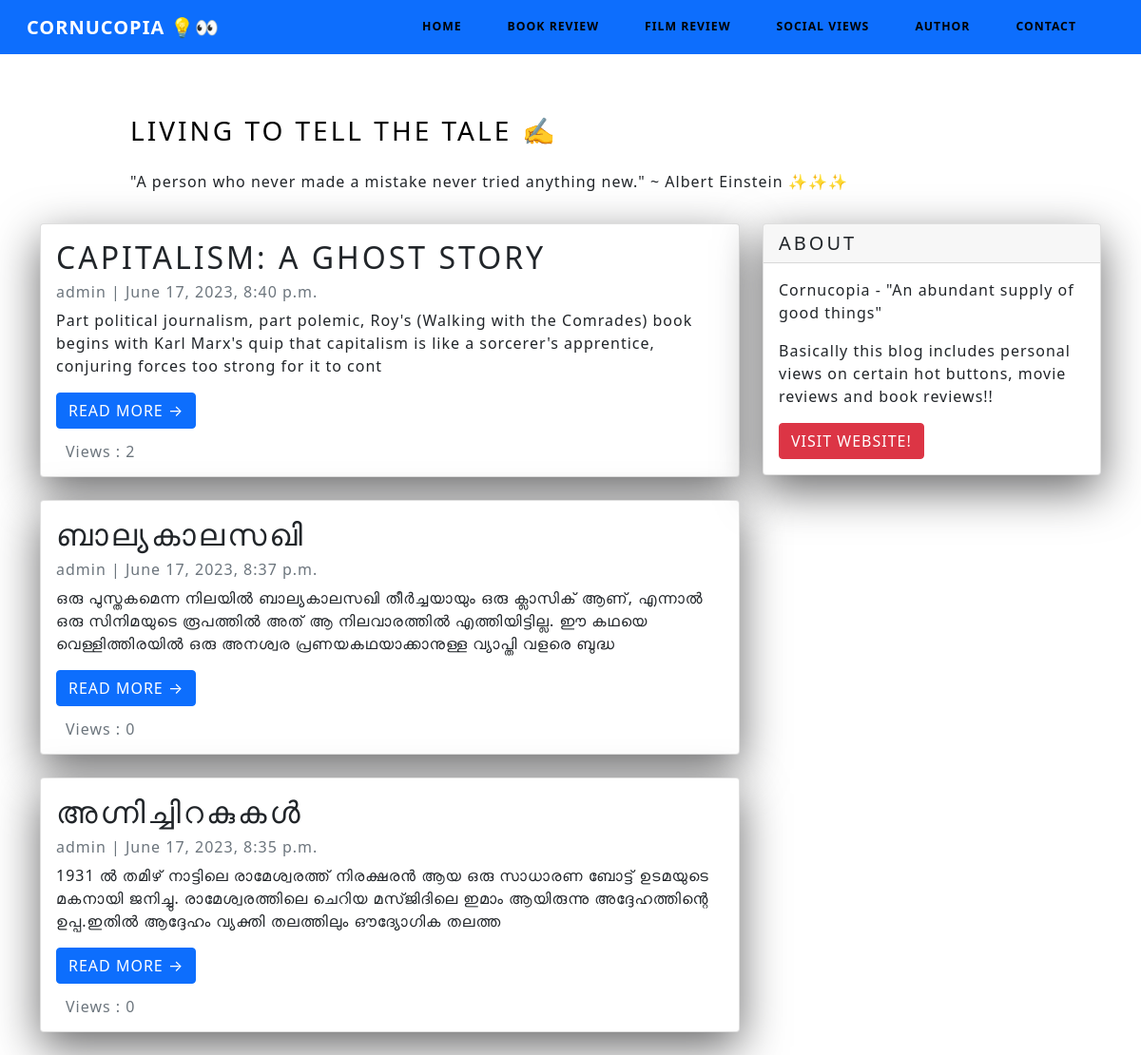
Screenshot of /book.html with the database file from the repository.
### App/models.py (models this page shows)
class Post(models.Model):
    title = models.CharField(max_length = 200, unique=True)
    slug = models.SlugField(max_length = 200, unique=True)
    author = models.ForeignKey(User, on_delete=models.CASCADE, related_name='blog_posts')
    created_on = models.DateTimeField(auto_now_add=True)
    updated_on = models.DateTimeField(auto_now_add=True)
    content = models.TextField()
    status = models.IntegerField(choices=STATUS, default=0)
    image = models.ImageField(upload_to='media/', blank=True, null=True)
    type = models.CharField(max_length=20, choices=TYPE_CHOICES, default='general')
    view_count = models.PositiveIntegerField(default=0)

### App/views.py (the view)
# urls.py: path('book.html', views.NavB.as_view(), name='book'),
class NavB(generic.ListView):
    queryset = Post.objects.filter(status=1).order_by('-created_on')
    template_name = 'book.html'

### App/templates/book.html (shortened to what this page needs)
{% extends "base.html" %}
{% block content %}
<header class="masthead">
  <div class="container">
    <div class="row">
      <div class=" col-md-8 col-md-10 mx-auto">
        <div class="site-heading">
          <h3 class=" site-heading my-4 mt-3 text-black"> Living to tell the tale ✍️ </h3>
          <p class="text-dark">"A person who never made a mistake never tried anything new." ~ Albert Einstein ✨✨✨ </p>
        </div>
      </div>
    </div>
  </div>
</header>
<div class="container">
  <div class="row">
    <div class="col-md-8 mt-3 left">
      {% for post in post_list %}
      {% if post.type == 'book' %}
      <div class="card mb-4">
        <div class="card-body">
          <h2 class="card-title">{{ post.title }}</h2>
          <p class="card-text text-muted h6">{{ post.author }} | {{ post.created_on}} </p>
          <p class="card-text">{{post.content|slice:":200"}}</p>
          <a href="{% url 'post_detail' post.slug  %}" class="btn btn-primary" onclick="incrementCounter('{{ post.id }}')">Read More &rarr;</a>
          <p class="card-text text-muted h6" style="margin-top: 15px;margin-left: 10px;">Views : {{ post.view_count }}</p>
        </div>
      </div>
      {% endif %}
      {% endfor %}
    </div>
    {% block sidebar %}
    {% include 'sidebar.html' %}
    {% endblock sidebar %}
  </div>
</div>
{%endblock%}

### App/templates/base.html (shortened to what this page needs)
{% load static %}
<!DOCTYPE html>
<html>
<head>
  <link rel="stylesheet" href="https://cdn.jsdelivr.net/npm/bootswatch@4.5.2/dist/lux/bootstrap.min.css">
  <link rel="stylesheet" href="https://cdn.jsdelivr.net/npm/bootstrap-icons@1.10.2/font/bootstrap-icons.css">
  <link rel="stylesheet" href="https://cdn.jsdelivr.net/npm/@fortawesome/fontawesome-free@6.2.1/css/fontawesome.min.css">
  <link rel="stylesheet" href="https://cdnjs.cloudflare.com/ajax/libs/font-awesome/4.7.0/css/font-awesome.min.css">
</head>
<body>
<div class="navbar-container" style="margin-bottom: 30px;">
  <nav class="navbar navbar-expand-lg navbar-dark bg-primary navbar-collapse" id="mainNav">
    <div class="container-fluid">
      <a class="navbar-brand" href="{% url 'home' %}">Cornucopia 💡👀</a>
      <div class="collapse navbar-collapse" id="navbarResponsive">
        <ul class="navbar-nav ml-auto">
          <li class="nav-item text-black">
            <a class="nav-link text-black font-weight-bold" href="{% url 'home' %}">Home</a>
          </li>
          <li class="nav-item text-black">
            <a class="nav-link text-black font-weight-bold" href="{% url 'book' %}">Book Review</a>
          </li>
          <li class="nav-item text-black">
            <a class="nav-link text-black font-weight-bold" href="{% url 'film' %}">Film Review</a>
          </li>
          <li class="nav-item text-black">
            <a class="nav-link text-black font-weight-bold" href="{% url 'general' %}">Social Views</a>
          </li>
          <li class="nav-item text-black">
            <a class="nav-link text-black font-weight-bold" href="{% url 'author' %}">Author</a>
          </li>
          <li class="nav-item text-black">
            <a class="nav-link text-black font-weight-bold" href="{% url 'contact' %}">Contact</a>
          </li>
        </ul>
      </div>
    </div>
  </nav>
</div>
  {% block content %}{% endblock content %}
<link href="https://stackpath.bootstrapcdn.com/bootstrap/5.1.0/css/bootstrap.min.css" rel="stylesheet">
</body>
</html>

### App/templates/sidebar.html (shortened to what this page needs)
{% block sidebar %}
<div class="col-md-4 float-right">
  <div class="card my-3">
    <h5 class="card-header">About</h5>
    <div class="card-body">
      <p class="card-text"> Cornucopia - "An abundant supply of good things"</p>
      <p>Basically this blog includes personal views on certain hot buttons, movie reviews and book reviews!!</p>
      <a href="https://ajithv-portfolio.web.app" class="btn btn-danger">Visit Website!</a>
    </div>
  </div>
</div>
{% endblock sidebar %}

### App/templates/base.html (style rules this page uses)
.navbar-container { height: 75px; }
.navbar-brand { padding: 0; }
.navbar-nav { margin-left: auto; }
.nav-link { padding: 0.5rem 1rem; color: #000; transition: color 0.3s ease; }

### App/templates/sidebar.html (style rules this page uses)
.card { box-shadow: 0 16px 48px #6a6a6b; }

### rows the page displays
Post: title "CAPITALISM: A GHOST STORY", author "admin", created_on "June 17, 2023, 8:40 p.m.", content "Part political journalism, part polemic, Roy's (Walking with the Comrades) book begins with Karl Marx's quip that capitalism is like a sorcerer's apprentice, conjuring forces too strong for it to cont", view_count "2"
Post: title "ബാല്യകാലസഖി", author "admin", created_on "June 17, 2023, 8:37 p.m.", content "ഒരു പുസ്തകമെന്ന നിലയിൽ ബാല്യകാലസഖി തീർച്ചയായും ഒരു ക്ലാസിക് ആണ്, എന്നാൽ ഒരു സിനിമയുടെ രൂപത്തിൽ അത് ആ നിലവാരത്തിൽ എത്തിയിട്ടില്ല. ഈ കഥയെ വെള്ളിത്തിരയിൽ ഒരു അനശ്വര പ്രണയകഥയാക്കാനുള്ള വ്യാപ്തി വളരെ ബുദ്ധ", view_count "0"
Post: title "അഗ്നിച്ചിറകുകൾ", author "admin", created_on "June 17, 2023, 8:35 p.m.", content "1931 ൽ തമിഴ് നാട്ടിലെ രാമേശ്വരത്ത് നിരക്ഷരൻ ആയ ഒരു സാധാരണ ബോട്ട് ഉടമയുടെ മകനായി ജനിച്ചു. രാമേശ്വരത്തിലെ ചെറിയ മസ്ജിദിലെ ഇമാം ആയിരുന്നു അദ്ദേഹത്തിന്റെ ഉപ്പ.ഇതിൽ ആദ്ദേഹം വ്യക്തി തലത്തിലും ഔദ്യോഗിക തലത്ത", view_count "0"
